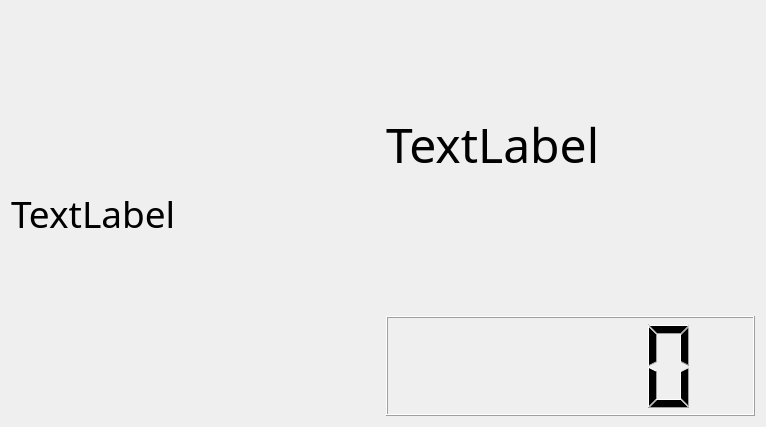
<?xml version="1.0" encoding="UTF-8"?>
<ui version="4.0">
 <class>RecipeFormPage</class>
 <widget class="QWidget" name="RecipeFormPage">
  <property name="geometry">
   <rect>
    <x>0</x>
    <y>0</y>
    <width>766</width>
    <height>427</height>
   </rect>
  </property>
  <property name="sizePolicy">
   <sizepolicy hsizetype="Expanding" vsizetype="Expanding">
    <horstretch>0</horstretch>
    <verstretch>0</verstretch>
   </sizepolicy>
  </property>
  <property name="windowTitle">
   <string>Form</string>
  </property>
  <layout class="QVBoxLayout" name="verticalLayout_2">
   <item>
    <layout class="QHBoxLayout" name="horizontalLayout_2">
     <item>
      <layout class="QHBoxLayout" name="horizontalLayout">
       <item>
        <widget class="QLabel" name="labelImg">
         <property name="sizePolicy">
          <sizepolicy hsizetype="Expanding" vsizetype="Expanding">
           <horstretch>0</horstretch>
           <verstretch>0</verstretch>
          </sizepolicy>
         </property>
         <property name="font">
          <font>
           <family>方正姚体</family>
           <pointsize>28</pointsize>
          </font>
         </property>
         <property name="text">
          <string>TextLabel</string>
         </property>
         <property name="wordWrap">
          <bool>true</bool>
         </property>
        </widget>
       </item>
      </layout>
     </item>
     <item>
      <layout class="QVBoxLayout" name="verticalLayout">
       <item>
        <spacer name="verticalSpacer">
         <property name="orientation">
          <enum>Qt::Vertical</enum>
         </property>
         <property name="sizeType">
          <enum>QSizePolicy::Fixed</enum>
         </property>
         <property name="sizeHint" stdset="0">
          <size>
           <width>20</width>
           <height>100</height>
          </size>
         </property>
        </spacer>
       </item>
       <item>
        <widget class="QLabel" name="labelStep">
         <property name="sizePolicy">
          <sizepolicy hsizetype="Expanding" vsizetype="Expanding">
           <horstretch>0</horstretch>
           <verstretch>0</verstretch>
          </sizepolicy>
         </property>
         <property name="font">
          <font>
           <family>微软雅黑</family>
           <pointsize>36</pointsize>
          </font>
         </property>
         <property name="text">
          <string>TextLabel</string>
         </property>
         <property name="scaledContents">
          <bool>true</bool>
         </property>
         <property name="alignment">
          <set>Qt::AlignLeading|Qt::AlignLeft|Qt::AlignTop</set>
         </property>
        </widget>
       </item>
       <item>
        <widget class="QLCDNumber" name="lcdNumber">
         <property name="sizePolicy">
          <sizepolicy hsizetype="Expanding" vsizetype="Fixed">
           <horstretch>0</horstretch>
           <verstretch>50</verstretch>
          </sizepolicy>
         </property>
         <property name="minimumSize">
          <size>
           <width>0</width>
           <height>100</height>
          </size>
         </property>
        </widget>
       </item>
      </layout>
     </item>
    </layout>
   </item>
  </layout>
 </widget>
 <resources/>
 <connections/>
</ui>
